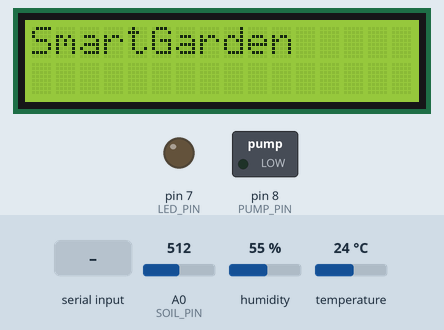
Recording of a sketch running on a simulated Arduino Uno, built with avr-gcc and run on an emulated ATmega328P. Shown: 16×2 character LCD, switched loads named in the sketch (green lamp = pin HIGH), output pins drawn as LEDs (lit = HIGH). The inputs (shaded band) are chosen by the test bench; at power-on: A0 (SOIL_PIN) = 512, humidity 55 %, temperature 24 °C. What the sketch prints to the serial monitor is not drawn.

Above: at 0.1 s.
3.3 s: "STATUS:\n" received over Serial
At 8.3 s:
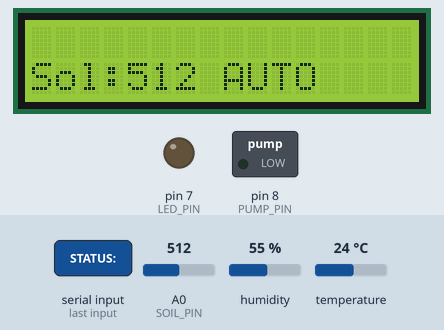
8.6 s: "MODE:\n" received over Serial
At 13.0 s:
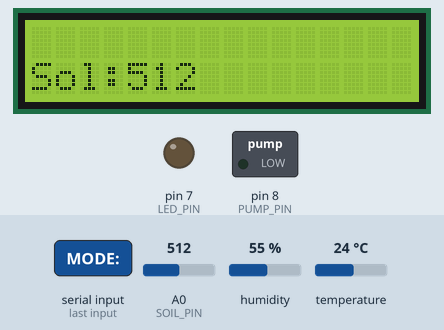
13.7 s: "WATER ON\n" received over Serial
At 19.2 s:
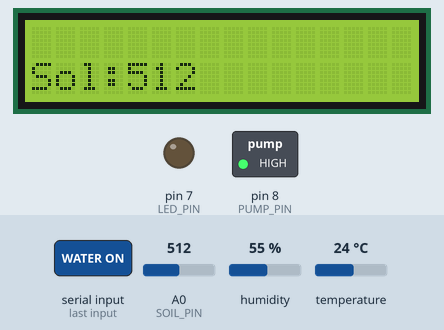
19.5 s: A0 (SOIL_PIN) set to 716
At 24.7 s:
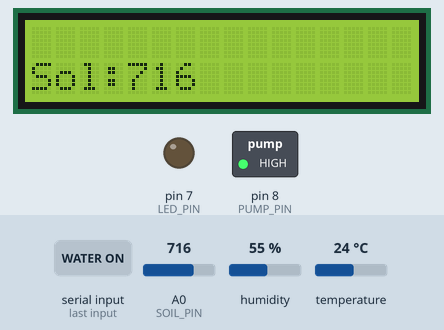
25.0 s: A0 (SOIL_PIN) set to 900
At 29.2 s:
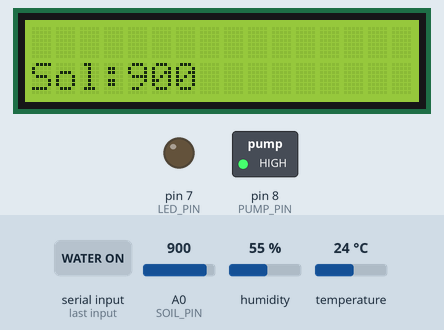
30.0 s: A0 (SOIL_PIN) set to 1023
At 34.8 s:
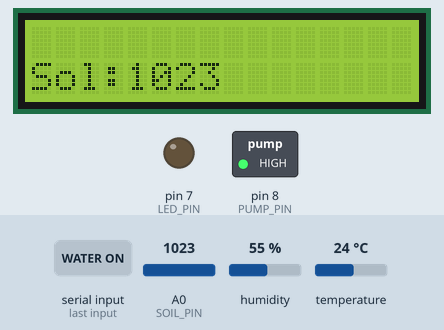
Timing chart, 0 to 36.1 s (numbered marks = the images above; inputs shaded):
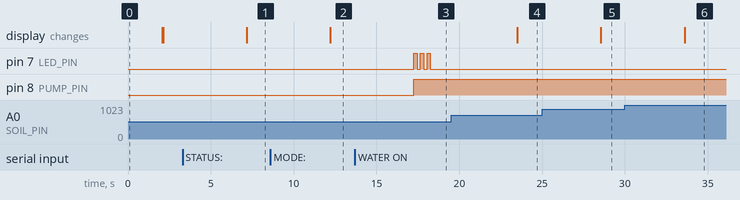

The sketch:

ArdunioV1.ino
```cpp
#include <Wire.h>
#include <LiquidCrystal.h>
#include <SHT2x.h>

#define SOIL_PIN A0
#define PUMP_PIN 8
#define LED_PIN 7

// LCD: RS, E, D4, D5, D6, D7
LiquidCrystal lcd(3, 4, 5, 6, 9, 10);
SHT21 sht;

bool pumpState = false;
String lastStatus = "Connecting...";
String lastMode = "AUTO";
String lastTime = "";

void setup() {
  pinMode(PUMP_PIN, OUTPUT);
  pinMode(LED_PIN, OUTPUT);
  digitalWrite(PUMP_PIN, LOW);
  digitalWrite(LED_PIN, LOW);

  Serial.begin(9600);
  Wire.begin();
  sht.begin();

  lcd.begin(16, 2);
  lcd.print("SmartGarden");
  delay(2000);
  lcd.clear();
}

void loop() {
  // 1. Citim senzorii
  int soilValue = analogRead(SOIL_PIN);
  float temperature = sht.getTemperature();
  float humidity = sht.getHumidity();

  // 2. Trimitem JSON către ESP
  Serial.print("{\"temperature\":");
  Serial.print(temperature);
  Serial.print(",\"humidity\":");
  Serial.print(humidity);
  Serial.print(",\"soil\":");
  Serial.print(soilValue);
  Serial.print(",\"watering\":");
  Serial.print(pumpState ? "true" : "false");
  Serial.println("}");

  // 3. Verificăm dacă ESP trimite ceva
  if (Serial.available()) {
    String cmd = Serial.readStringUntil('\n');
    cmd.trim();

    if (cmd == "WATER ON") {
      digitalWrite(PUMP_PIN, HIGH);
      blinkLed();
      pumpState = true;
    } else if (cmd == "WATER OFF") {
      digitalWrite(PUMP_PIN, LOW);
      digitalWrite(LED_PIN, LOW);
      pumpState = false;
    } else if (cmd.startsWith("STATUS:")) {
      lastStatus = cmd.substring(7);
    } else if (cmd.startsWith("MODE:")) {
      lastMode = cmd.substring(5);
    } else if (cmd.startsWith("TIME:")) {
      lastTime = cmd.substring(5);
    }
  }

  // 4. Afișăm pe LCD
  lcd.clear();
  lcd.setCursor(0, 0);
  lcd.print(lastStatus);  // ex: Connected
  lcd.setCursor(0, 1);
  lcd.print("Sol:");
  lcd.print(analogRead(SOIL_PIN));
  lcd.print(" ");
  lcd.print(lastMode);    // ex: AUTO

  delay(5000); // așteptăm 5 secunde
}

void blinkLed() {
  for (int i = 0; i < 3; i++) {
    digitalWrite(LED_PIN, HIGH);
    delay(200);
    digitalWrite(LED_PIN, LOW);
    delay(200);
  }
}
```

Measured:
- after the input at 3.3 s, the display: changes after 3.9 s (image 1)
- after the input at 8.6 s, the display: changes after 3.6 s (image 2)
- after the input at 13.7 s, pin 7 (LED_PIN): alternates HIGH for 0.20 s and LOW for 0.20 s, 6 changes in all, then stays LOW, starting after 3.6 s; pin 8 (PUMP_PIN): LOW → HIGH after 3.6 s
- after the input at 19.5 s, the display: changes after 4.0 s (image 4)
- after the input at 25.0 s, the display: changes after 3.6 s (image 5)
- after the input at 30.0 s, the display: changes after 3.6 s (image 6)
